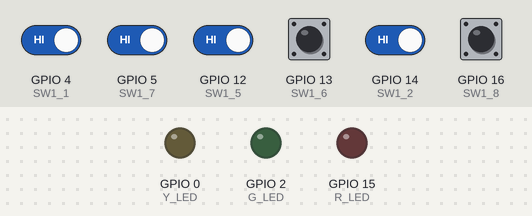
The sketch below on a simulated ESP8266 (NodeMCU). Shown: output pins drawn as LEDs (lit = HIGH). Dashed ring = blinking. Inputs (shaded band) come from the test bench; at power-on: GPIO 4 (SW1_1), GPIO 5 (SW1_7), GPIO 12 (SW1_5), GPIO 13 (SW1_6), GPIO 14 (SW1_2), GPIO 16 (SW1_8) HIGH. WiFi joins after 1.5 s; servers stay silent unless stated.

Above: at 3.0 s.
3.1 s: GPIO 16 (SW1_8) pulled LOW for 1 s
At 3.95 s:
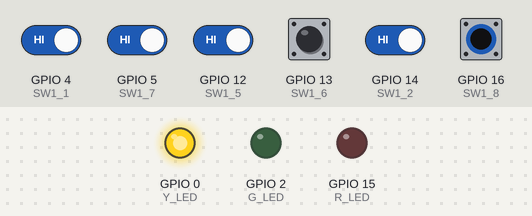
5.6 s: GPIO 12 (SW1_5) driven LOW and GPIO 16 (SW1_8) driven LOW
At 6.3 s:
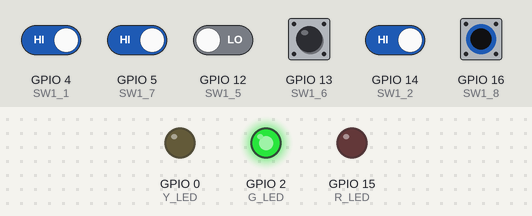
8.6 s: GPIO 12 (SW1_5) driven HIGH
At 9.6 s:
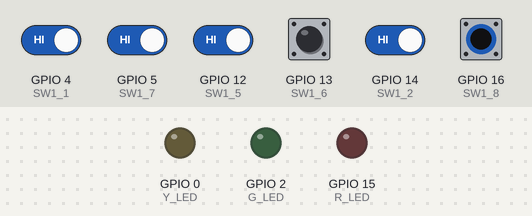
11.6 s: GPIO 13 (SW1_6) pulled LOW for 1 s
At 12.1 s:
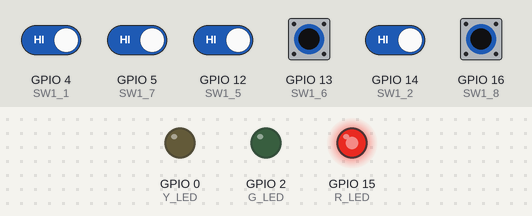
14.1 s: GPIO 16 (SW1_8) driven HIGH
At 15.1 s:
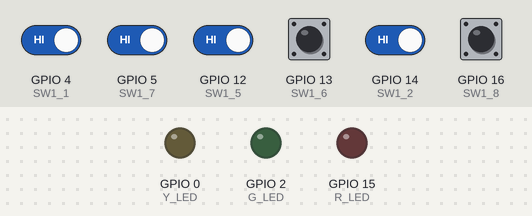
15.6 s: GPIO 4 (SW1_1) driven LOW and GPIO 5 (SW1_7) driven LOW and GPIO 12 (SW1_5) driven LOW and GPIO 13 (SW1_6) driven LOW and GPIO 14 (SW1_2) driven LOW
At 16.4 s:
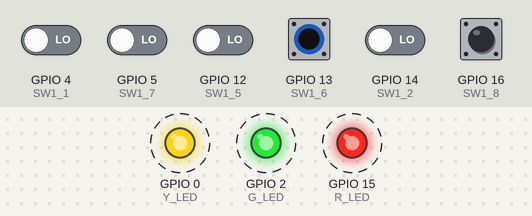
Timing chart, 0 to 19.6 s (numbered marks = the images above; inputs shaded):
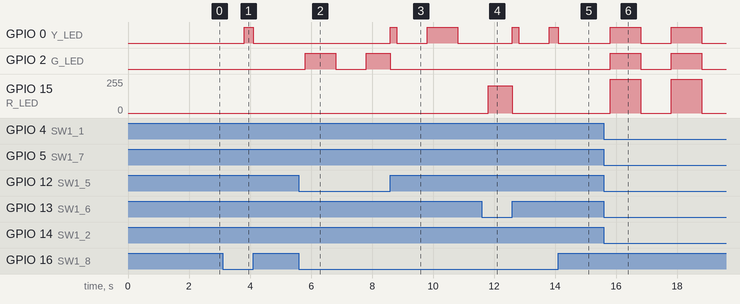

The sketch:

Lab_18_cp3.ino
```cpp
#define BLYNK_TEMPLATE_ID "TMPL6zGwx5BJI"
#define BLYNK_TEMPLATE_NAME "Checkpoint 3"
#define BLYNK_AUTH_TOKEN "nPF9l3NefJiujOgMf1dbGtStgHwC_Vtq"
#define BLYNK_PRINT Serial

#include <ESP8266WiFi.h>
#include <BlynkSimpleEsp8266.h>

#define Y_LED 0   // GPIO0
#define R_LED 15  // GPIO15
#define G_LED 2   // GPIO2

#define SW1_1 4   // GPIO4 (DIP Sw1 Bit 1 - ประตูหน้าบ้าน)
#define SW1_2 14  // GPIO14 (DIP Sw1 Bit 2 - ประตูหลังบ้าน)
#define SW1_5 12  // GPIO12 (DIP Sw1 Bit 5)
#define SW1_6 13  // GPIO13 (DIP Sw1 Bit 6)
#define SW1_7 5   // GPIO5 (DIP Sw1 Bit 7)
#define SW1_8 16  // GPIO16 (DIP Sw1 Bit 8)

char ssid[] = "IPHONE_14T";
char pass[] = "password";

BlynkTimer timer;

int btnR = 0, btnG = 0, btnY = 0;
unsigned long lastBlink = 0;
bool blinkState = false;

BLYNK_WRITE(V0) { btnR = param.asInt(); }
BLYNK_WRITE(V1) { btnG = param.asInt(); }
BLYNK_WRITE(V2) { btnY = param.asInt(); }

void ReadSensors() {
  uint8_t doorFront = digitalRead(SW1_1);
  uint8_t doorBack  = digitalRead(SW1_2);

  Blynk.virtualWrite(V4, doorFront);
  Blynk.virtualWrite(V5, doorBack);
}

void setup() {
  pinMode(Y_LED, OUTPUT);
  pinMode(G_LED, OUTPUT);
  pinMode(R_LED, OUTPUT);

  pinMode(SW1_1, INPUT);
  pinMode(SW1_2, INPUT);
  pinMode(SW1_5, INPUT);
  pinMode(SW1_6, INPUT);
  pinMode(SW1_7, INPUT);
  pinMode(SW1_8, INPUT);

  Serial.begin(115200);
  Blynk.begin(BLYNK_AUTH_TOKEN, ssid, pass);

  timer.setInterval(100L, ReadSensors);
}

void loop() {
  Blynk.run();
  timer.run();

  uint8_t b8 = digitalRead(SW1_8);
  uint8_t b7 = digitalRead(SW1_7);
  uint8_t b6 = digitalRead(SW1_6);
  uint8_t b5 = digitalRead(SW1_5);

  uint8_t mode = (b8 << 3) | (b7 << 2) | (b6 << 1) | b5;

  if (millis() - lastBlink >= 1000) {
    lastBlink = millis();
    blinkState = !blinkState;
  }

  switch (mode) {
    case 0b1000: // 10002
      digitalWrite(R_LED, blinkState);
      digitalWrite(Y_LED, blinkState);
      digitalWrite(G_LED, blinkState);
      break;

    case 0b1001: // 10012
      digitalWrite(R_LED, btnR);
      digitalWrite(Y_LED, LOW);
      digitalWrite(G_LED, LOW);
      break;

    case 0b1010: // 10102
      digitalWrite(R_LED, LOW);
      digitalWrite(Y_LED, LOW);
      digitalWrite(G_LED, btnG);
      break;

    case 0b1011: // 10112
      digitalWrite(R_LED, LOW);
      digitalWrite(Y_LED, btnY);
      digitalWrite(G_LED, LOW);
      break;

    case 0b0100: // 01002
      digitalWrite(R_LED, btnR);
      digitalWrite(G_LED, btnG);
      digitalWrite(Y_LED, btnY);
      break;

    case 0b0101: // 01012 (20%)
      digitalWrite(Y_LED, LOW);
      digitalWrite(G_LED, LOW);
      analogWrite(R_LED, blinkState ? 205 : 0);
      break;

    case 0b0110: // 01102 (50%)
      digitalWrite(R_LED, LOW);
      digitalWrite(Y_LED, LOW);
      analogWrite(G_LED, blinkState ? 512 : 0);
      break;

    case 0b0111: // 01112 (70%)
      digitalWrite(R_LED, LOW);
      digitalWrite(G_LED, LOW);
      analogWrite(Y_LED, blinkState ? 716 : 0);
      break;

    default:
      digitalWrite(R_LED, LOW);
      digitalWrite(Y_LED, LOW);
      digitalWrite(G_LED, LOW);
      break;
  }
}
```

Measured:
- after the input at 3.1 s, GPIO 0 (Y_LED): LOW → HIGH after 0.70 s, → LOW 0.30 s later
- after the input at 5.6 s, GPIO 2 (G_LED): LOW → HIGH after 0.21 s, → LOW 1.0 s later, → HIGH 1.0 s later
- after the input at 8.6 s, GPIO 0 (Y_LED): LOW → HIGH at once, → LOW 0.21 s later, → HIGH 1.0 s later, → LOW 1.0 s later
- after the input at 11.6 s, GPIO 15 (R_LED): 0/255 → 205/255 after 0.21 s, → 0/255 0.79 s later
- after the input at 14.1 s, GPIO 0 (Y_LED): HIGH → LOW after 0.00 s instead of 0.71 s
- after the input at 15.6 s, GPIO 0 (Y_LED), GPIO 2 (G_LED): alternates HIGH for 1.0 s and LOW for 1.0 s, starting after 0.21 s; GPIO 15 (R_LED): alternates 255/255 for 1.0 s and 0/255 for 1.0 s, starting after 0.21 s
